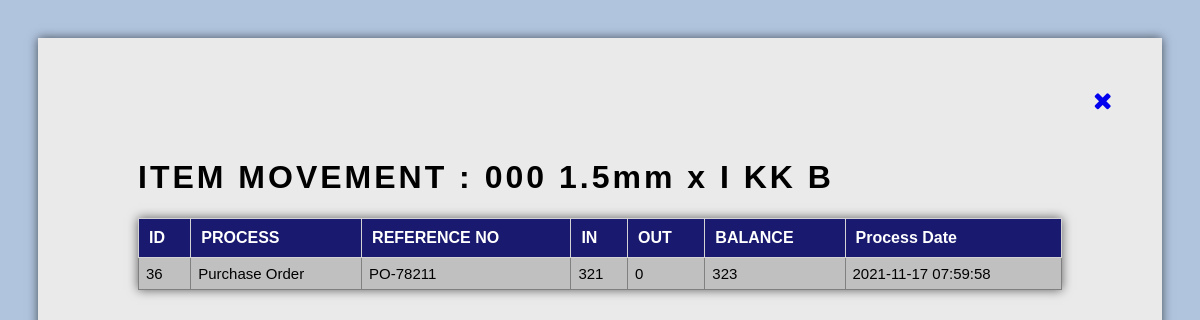
/item_movement.php?id=27, run on the app's committed database.
### tables this page shows
CREATE TABLE `product` (
  `product_id` int(255) NOT NULL AUTO_INCREMENT,
  `product_name` varchar(255) NOT NULL,
  `class_id` int(250) NOT NULL,
  `qty` double DEFAULT NULL,
  `unit_id` int(250) DEFAULT NULL,
  `pro_remarks` varchar(300) DEFAULT NULL,
  `loc_id` int(250) NOT NULL,
  `barcode` varchar(10) DEFAULT NULL,
  `price` double DEFAULT NULL,
  `cost` double DEFAULT NULL,
  `dept_id` int(250) DEFAULT NULL,
  `sup_id` int(30) DEFAULT NULL,
  PRIMARY KEY (`product_id`)
);

CREATE TABLE `move_product` (
  `move_id` int(30) NOT NULL AUTO_INCREMENT,
  `product_id` int(20) NOT NULL,
  `bal_qty` double NOT NULL,
  `in_qty` double NOT NULL,
  `out_qty` double NOT NULL,
  `mov_type_id` int(20) NOT NULL,
  `move_ref` varchar(120) NOT NULL,
  `mov_date` datetime NOT NULL,
  PRIMARY KEY (`move_id`)
);

CREATE TABLE `move_type` (
  `mov_type_id` int(20) NOT NULL AUTO_INCREMENT,
  `mov_type_name` varchar(50) NOT NULL,
  PRIMARY KEY (`mov_type_id`)
);

CREATE TABLE `po_tb` (
  `po_id` int(20) NOT NULL AUTO_INCREMENT,
  `po_code` varchar(10) DEFAULT NULL,
  `po_title` varchar(20) DEFAULT NULL,
  `po_date` date DEFAULT NULL,
  `po_remarks` varchar(300) DEFAULT NULL,
  `po_terms` varchar(250) DEFAULT NULL,
  `sup_id` int(30) DEFAULT NULL,
  `closed` tinyint(1) NOT NULL,
  `user_id` int(255) NOT NULL,
  PRIMARY KEY (`po_id`)
);

### item_movement.php (the view, shortened to what this page needs)
<?php
include('php/config.php');
if (isset($_GET['id']) && is_numeric($_GET['id']) && $_GET['id'] > 0) {
  $id = $_GET['id'];
  $result = mysqli_query($db, "SELECT * FROM product WHERE product_id=" . $_GET['id']);
  $row = mysqli_fetch_array($result);
  if ($row) {
    $id = $row['product_id'];
    $product_name = $row['product_name'];
  } else {
    echo "No results!";
  }
}
?>
<html>
<head>
  <link rel="stylesheet" href="https://cdnjs.cloudflare.com/ajax/libs/font-awesome/4.7.0/css/font-awesome.min.css">
</head>
<body>
  <a href="itemlist_main.php" style="float:right; margin-right: 50px; margin-top: 50px;"><i class="fa fa-close" style="font-size:24px"></i></a>
  <div class="content">
    <h1 style="letter-spacing: 3px;">ITEM MOVEMENT : <?php echo $product_name; ?></h1>
    <table width="50%" class="itemTb">
      <tr>
        <th>ID</th>
        <th>PROCESS</th>
        <th>REFERENCE NO</th>
        <th>IN</th>
        <th>OUT</th>
        <th>BALANCE</th>
        <th>Process Date</th>
      </tr>
      <?php
      include "php/config.php";
      $sql = "SELECT move_product.move_id, move_type.mov_type_name, move_product.move_ref, po_tb.po_code, move_product.in_qty, move_product.out_qty, move_product.bal_qty, move_product.mov_date, move_product.mov_type_id, stout_tb.stout_code, stin_tb.stin_code, ep_tb.ep_no
       FROM move_product
       INNER JOIN move_type ON move_product.mov_type_id = move_type.mov_type_id
       INNER JOIN product ON product.product_id = move_product.product_id
			 LEFT JOIN po_tb ON move_product.move_ref = po_tb.po_id
			 LEFT JOIN stout_tb ON move_product.move_ref = stout_tb.stout_id
			 LEFT JOIN stin_tb ON move_product.move_ref = stin_tb.stin_id
       LEFT JOIN ep_tb ON move_product.move_ref = ep_tb.ep_id
       WHERE move_product.product_id = '$id'
       ORDER BY move_id ASC";
      $result = $db->query($sql);
      if ($result->num_rows >  0) {
        while ($irow = $result->fetch_assoc()) {
      ?>
          <tr>
            <td><?php echo $irow['move_id']; ?></td>
            <td><?php echo $irow['mov_type_name']; ?></td>
            <td><?php
                switch ($irow['mov_type_id']) {
                  case '3':
                    echo $irow['po_code'];
                    break;
                }
                ?>
            </td>
            <td><?php echo $irow['in_qty']; ?></td>
            <td><?php echo $irow['out_qty']; ?></td>
            <td><?php
                switch ($irow['mov_type_id']) {
                  case '3':
                    echo $irow['bal_qty'] + $irow['in_qty'];
                    break;
                }
                ?>
            </td>
            <td><?php echo $irow['mov_date']; ?></td>
          </tr>
      <?php }
      } ?>
    </table>
  </div>
</body>
</html>

### item_movement.php (style rules this page uses)
body { font-family: sans-serif; background-color: #B0C4DE; padding: 30px; }
.content { padding: 100px; background-color: #EAEAEA; box-shadow: 0 0 10px rgba(0, 0, 0, 0.6); -moz-box-shadow: 0 0 10px rgba(0, 0, 0, 0.6); -webkit-box-shadow: 0 0 10px rgba(0, 0, 0, 0.6); -o-box-shadow: 0 0 10px rgba(0, 0, 0, 0.6); height: 1000px; }
.itemtb { border-collapse: collapse; width: 100%; box-shadow: 0 0 10px rgba(0, 0, 0, 0.6); -moz-box-shadow: 0 0 10px rgba(0, 0, 0, 0.6); -webkit-box-shadow: 0 0 10px rgba(0, 0, 0, 0.6); -o-box-shadow: 0 0 10px rgba(0, 0, 0, 0.6); }
.itemtb th { background-color: midnightblue; color: white; text-align: left; padding: 10px; border: 1px solid lightgrey; }
.itemtb td { text-align: left; border: 1px solid grey; font-size: 15px; padding: 7px; }
tr:nth-child(even) { background-color: #C0C0C0; }

### data on the page
product: product_name "000 1.5mm x I KK B"
move_product: move_id "36", mov_type.mov_type_name "Purchase Order", po_tb.po_code "PO-78211", in_qty "321", out_qty "0", $irow['bal_qty'] + $irow['in_qty'] "323", mov_date "2021-11-17 07:59:58"
